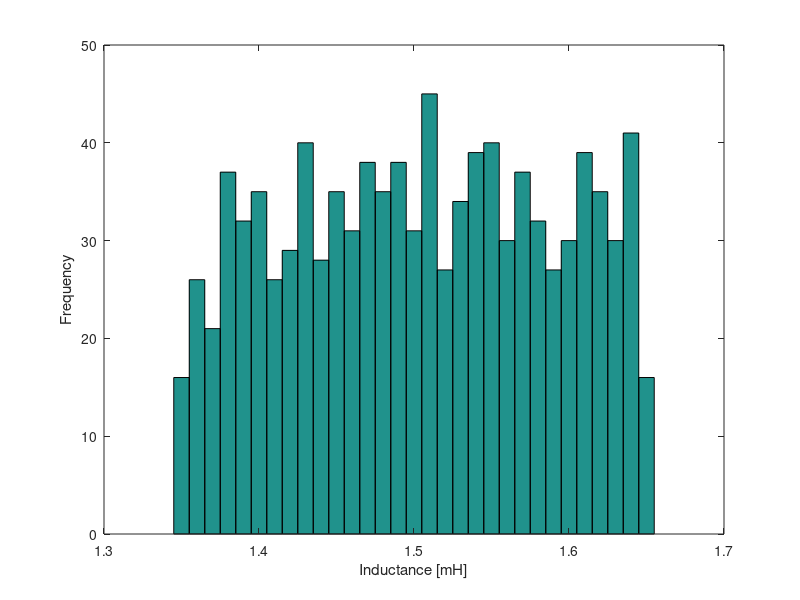
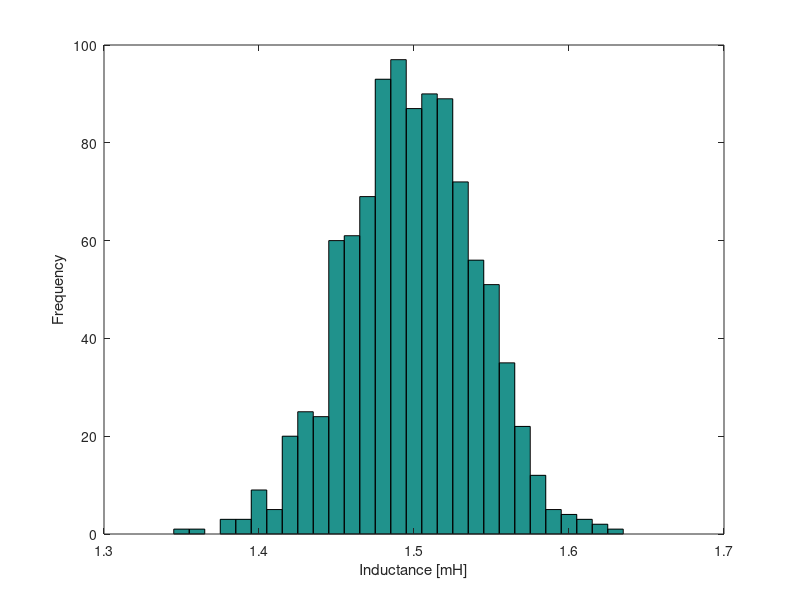

The MATLAB script that drew these images, in order:
%Uniformly_Distributed
L = 1.5; % 범위: -10% ~ +10%
L_min = L*(1 - 0.1);
L_max = L*(1 + 0.1);

figure(1);
Lu = (L_min + (L_max - L_min)*(rand(1,1000)));
hist(Lu,[L_min:0.01:L_max])
xlabel('Inductance [mH]');
ylabel('Frequency');

%Normally_Distributed

L = 1.5; % 범위: -10% ~ +10%
L_min = L*(1 - 0.1);
L_max = L*(1 + 0.1);
hold on;
figure(2);
Ln = ((L_min + L_max)/2 + ((L_max - L_min)/2 * randn(1,1000) / 3.5));
hist(Ln,[L_min:0.01:L_max])
xlabel('Inductance [mH]');
ylabel('Frequency');